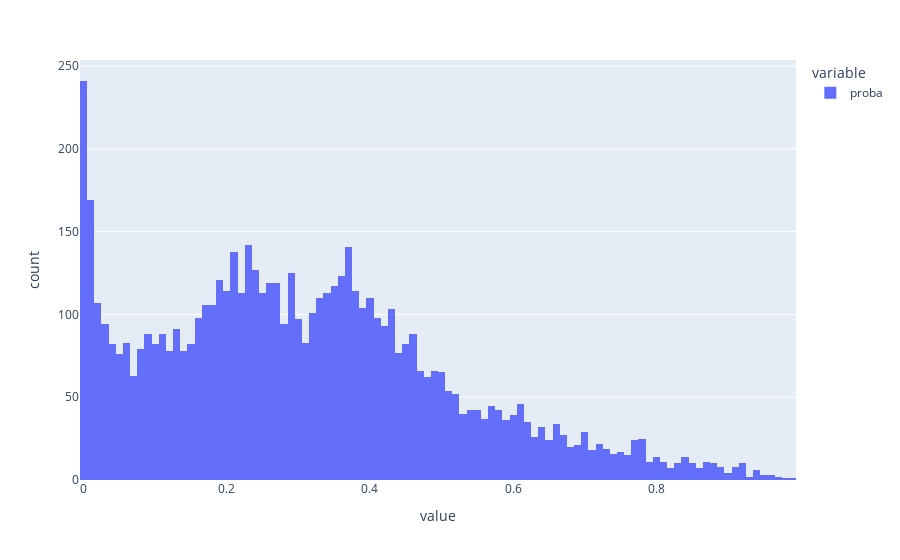

The notebook cell this image was saved under:
### Markdown cell above
#### Probability Bins

### Code cell
# reset index
df_raw.reset_index(drop=True, inplace=True)

# treat missing values
for i in df_raw.columns[df_raw.isnull().any(axis=0)]:
    df_raw[i].fillna(df_raw[i].median(),inplace=True)

#min-max capping
t1,t2 = tf.get_min_max_capping(df_raw,col_list_excpt_bool,3)
df_raw = df_raw.drop(col_list_excpt_bool,axis=1)
t1.columns = col_list_excpt_bool
df_raw = pd.concat([df_raw, t1],axis=1)

# scaling
df_raw[col_list_excpt_bool] = pd.DataFrame(transformer.transform(df_raw[col_list_excpt_bool]), columns=col_list_excpt_bool)
df_raw.shape

predicted_probas = logreg_model.predict_proba(df_raw[feat_list])
df_raw['proba'] = predicted_probas[:,1:].flatten()
px.histogram(df_raw['proba'], nbins=100)

### Figure 1 — Plotly figure (JSON) as saved in the notebook; plotly's stock layout.template omitted (floating-point values rounded to 4 significant figures; data arrays with more than 128 entries replaced by an {"elided": "..."} marker saying what was removed)
{"data": [{"alignmentgroup": "True", "bingroup": "x", "hovertemplate": "variable=proba<br>value=%{x}<br>count=%{y}<extra></extra>", "legendgroup": "proba", "marker": {"color": "#636efa", "pattern": {"shape": ""}}, "name": "proba", "nbinsx": 100, "offsetgroup": "proba", "orientation": "v", "showlegend": true, "type": "histogram", "x": {"elided": "6261 float values"}, "xaxis": "x", "yaxis": "y"}], "layout": {"barmode": "relative", "legend": {"title": {"text": "variable"}, "tracegroupgap": 0}, "margin": {"t": 60}, "xaxis": {"anchor": "y", "domain": [0, 1], "title": {"text": "value"}}, "yaxis": {"anchor": "x", "domain": [0, 1], "title": {"text": "count"}}}}
